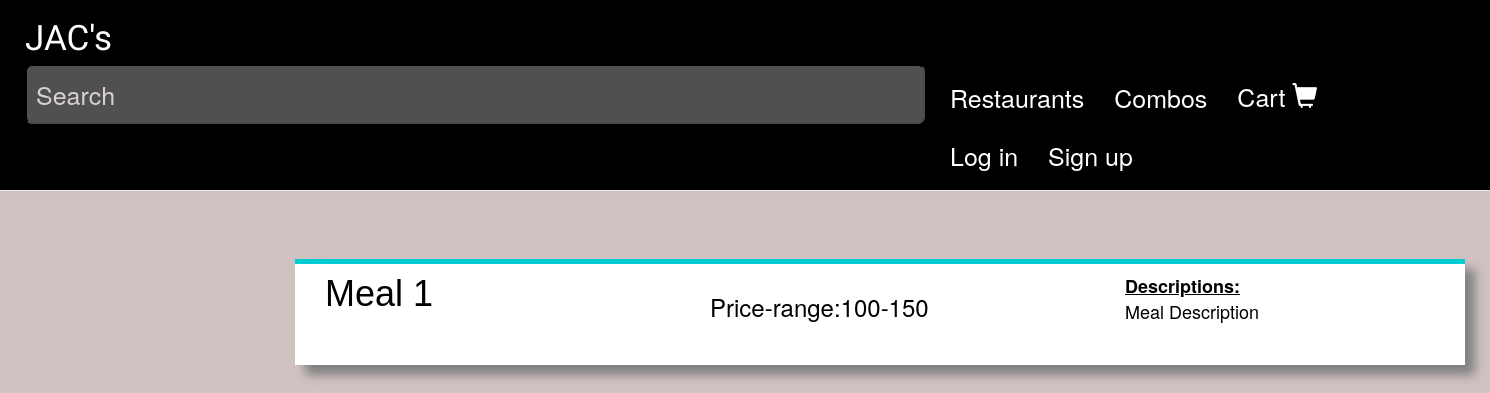
Page /services/ on the committed database.
### services/models.py (models this page shows)
class ServicesProduct(models.Model):
    owner = models.ForeignKey(CustomUser,on_delete=models.CASCADE)
    name = models.CharField(max_length=100,default='')
    image1 = models.ImageField(upload_to='ServicesMedia',null=True,blank=True)
    image2 = models.ImageField(upload_to='ServicesMedia',null=True,blank=True)
    image3 = models.ImageField(upload_to='ServicesMedia',null=True,blank=True)
    image4 = models.ImageField(upload_to='ServicesMedia',null=True,blank=True)
    image5 = models.ImageField(upload_to='ServicesMedia',null=True,blank=True)
    description = models.CharField(max_length=100,default='')
    price_range =models.CharField(max_length=100,default='')
    def get_absolute_url(self):
        return reverse('serv-detail', args=[self.id])

### services/views.py (the view)
# urls.py: path('',views.services_product,name='serv-list'),
def services_product(request):
    services_prod = ServicesProduct.objects.all()
    context = {
        'services_prod': services_prod,
    }
    return render(request,'servlist.html',context)

### cart/context_processors.py (called while the page is built)
def cart(request):
    return {'cart': Cart(request)}

### services/templates/servlist.html (shortened to what this page needs)
{% extends 'base.html' %}
{% load static %}
{% block content %}
<head>
</head>
<body style="background-color: rgb(209, 194, 194);">
    <br/><br/><br/><br/><br/><br/>
        <h1 style="font-color:black; text-align: center; stroke:mediumaquamarine ; font-weight: bold;font-size: 40px; font-family: 'Ubuntu', sans-serif;">Offers and Combos</h1><br/>
    {% for serv in services_prod %}
<a href="{{ serv.get_absolute_url }}" style="color: black;">
<div class="container" style="box-shadow: 10px 10px 10px grey; border-top: 5px solid darkturquoise; margin:45px 45px 45px 295px; padding: 30px 60px 30px 30px; background-color: white;">
		<div class="row" style="font-size: 18px; margin-top: 10px;">
				<div class="col-lg-4" ><h1 style="margin-top: -30px; font-family: sans-serif;">{{ serv.name }}</h1></div>
				<div class="col-lg-4" style="margin-left: 800px;margin-top: -50px;">
                    <u><strong>Descriptions:</strong></u><br/>
					<p>{{ serv.description }}</p></div>
            <div class="" ><h3 style="margin-top: -10px;margin-left: 400px;">Price-range:{{ serv.price_range }}</h3></div>
			</div>
</a>
    {% endfor %}
{% endblock content %}

### shops/static/shops/css/searchbar.css (style rules this page uses)
::placeholder { color: rgb(240, 232, 232); }

### rows in the picture
ServicesProduct: name "Meal 1", description "Meal Description", price_range "100-150"
